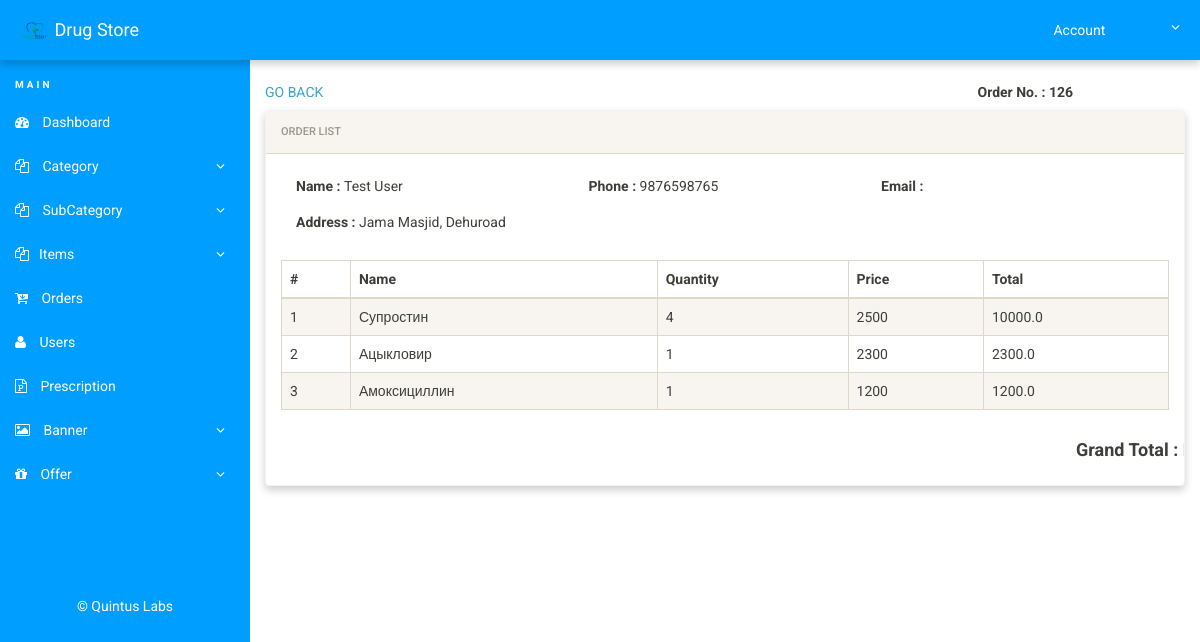
/admin/view-order.php?orderid=126 (signed in), run on the app's committed database.
### tables this page shows
CREATE TABLE `orders` (
  `id` int(11) NOT NULL,
  `status` varchar(50) NOT NULL,
  `user_id` int(11) NOT NULL,
  `date` timestamp NOT NULL DEFAULT current_timestamp() ON UPDATE current_timestamp(),
  `total` varchar(20) DEFAULT NULL,
  `name` varchar(200) DEFAULT NULL,
  `email` varchar(200) DEFAULT NULL,
  `phone` varchar(10) DEFAULT NULL,
  `address` text DEFAULT NULL,
  `city` varchar(200) DEFAULT NULL,
  `state` varchar(200) DEFAULT NULL,
  `zip_code` varchar(6) DEFAULT NULL,
  `landmark` text DEFAULT NULL
);

CREATE TABLE `users` (
  `id` int(11) NOT NULL,
  `name` varchar(100) DEFAULT NULL,
  `area` varchar(100) DEFAULT NULL,
  `address` text DEFAULT NULL,
  `state` varchar(100) DEFAULT NULL,
  `city` varchar(100) DEFAULT NULL,
  `zip` varchar(11) DEFAULT NULL,
  `mobile` varchar(30) DEFAULT NULL,
  `email` varchar(100) DEFAULT NULL,
  `password` text NOT NULL,
  `reset_code` varchar(6) DEFAULT NULL,
  `firebase_token` text DEFAULT NULL,
  `otp` int(6) DEFAULT NULL,
  `verified` tinyint(1) NOT NULL DEFAULT 0,
  `token` text DEFAULT NULL
);

CREATE TABLE `orderlist` (
  `id` int(50) NOT NULL,
  `order_id` int(10) NOT NULL,
  `itemName` varchar(500) NOT NULL,
  `itemQuantity` varchar(100) NOT NULL,
  `attribute` varchar(100) NOT NULL,
  `currency` varchar(100) NOT NULL,
  `itemImage` varchar(250) DEFAULT NULL,
  `itemPrice` varchar(30) NOT NULL,
  `itemTotal` varchar(50) NOT NULL
);

### admin/view-order.php (the view, shortened to what this page needs)
<?php
include('includes/config.php');
if(strlen($_SESSION['alogin'])==0)
{
header('location:index.php');
}
else{
if(isset($_REQUEST['orderid']))
{
$orderid=intval($_GET['orderid']);
}
?>
<!doctype html>
<html lang="en" class="no-js">
  <head>
    <link rel="stylesheet" href="css/font-awesome.min.css">
    <link rel="stylesheet" href="css/bootstrap.min.css">
    <link rel="stylesheet" href="css/dataTables.bootstrap.min.css">
    <link rel="stylesheet" href="css/bootstrap-social.css">
    <link rel="stylesheet" href="css/bootstrap-select.css">
    <link rel="stylesheet" href="css/fileinput.min.css">
    <link rel="stylesheet" href="css/awesome-bootstrap-checkbox.css">
    <link rel="stylesheet" href="css/style.css">
  </head>
  <body>
    <?php include('includes/header.php');?>
    <div class="ts-main-content">
      <?php include('includes/leftbar.php');?>
      <div class="content-wrapper">
        <div class="container-fluid">
          <div class="row">
            <div class="col-md-12">
              <div class="row">
                <div class="col-md-3 h5">
                  <a href="manage-orders.php"> GO BACK
                  </a>
                </div>
                <div class="col-md-3 h5">
                </div>
                <div class="col-md-3 h5">
                </div>
                <div class="col-md-3 h5">
                  <b>Order No. :
                    <?php echo htmlentities($orderid); ?>
                  </b>
                </div>
              </div>
              <div class="panel panel-default">
                <div class="panel-heading">Order List
                </div>
                <div class="panel-body">
                  <div class="container">
                    <div class="row">
                      <?php $sql = "SELECT orders.*, users.name, users.mobile, users.email,users.address from orders INNER JOIN users on orders.user_id=users.id AND  orders.id=".$orderid;
                        $query = $dbh -> prepare($sql);
                        $query->execute();
                        $result=$query->fetch(PDO::FETCH_OBJ);
                        ?>
                      <div class="col-md-3 h5">
                        <b>Name :
                        </b>
                        <?php echo htmlentities($result->name); ?>
                      </div>
                      <div class="col-md-3 h5">
                        <b>Phone :
                        </b>
                        <?php echo htmlentities($result->mobile); ?>
                      </div>
                      <div class="col-md-3 h5">
                        <b>Email :
                        </b>
                      </div>
                      </div>
                      <div class="row">
                        <div class="col-md-3 h5">
                          <b>Address :
                          </b>
                          <?php echo htmlentities($result->address); ?>
                        </div>
                    </div>
                  </div>
                  <br>
                  <table class="display table table-striped table-bordered table-hover" cellspacing="0" width="100%">
                    <thead>
                      <tr>
                        <th>#
                        </th>
                        <th>Name
                        </th>
                        <th>Quantity
                        </th>
                        <th>Price
                        </th>
                        <th>Total
                        </th>
                      </tr>
                    </thead>
                    <tbody>
                      <?php   $sql = "SELECT * from orderlist WHERE order_id=".$orderid;
                      $query = $dbh -> prepare($sql);
                      $query->execute();
                      $results=$query->fetchAll(PDO::FETCH_OBJ);
                      $cnt=1;
                      if($query->rowCount() > 0)
                      {
                      foreach($results as $result)
                      {				?>
                      <tr>
                        <td>
                          <?php echo htmlentities($cnt);?>
                        </td>
                        <td>
                          <?php echo htmlentities($result->itemName);?>
                        </td>
                        <td>
                          <?php echo htmlentities($result->itemQuantity);?>
                        </td>
                        <td>
                          <?php echo htmlentities($result->itemPrice);?>
                        </td>
                        <td>
                          <?php echo htmlentities($result->itemTotal);?>
                        </td>
                      </tr>
                      <?php $cnt=$cnt+1; }} ?>
                    </tbody>
                  </table>
                  <div class="container">
                    <div class="row">
                      <div class="col-md-8">
                      </div>
                      <?php
                        $sqlgd = "SELECT * from orders WHERE id=".$orderid;
                        $querygd = $dbh -> prepare($sqlgd);
                        $querygd->execute();
                        $resultgd=$querygd->fetch(PDO::FETCH_OBJ);
                        ?>
                      <div class="col-md-4 h4">
                        <b>Grand Total :
                          RS. <?php echo htmlentities($resultgd->total);?>
                        </b>
                      </div>
                    </div>
                  </div>
                </div>
              </div>
            </div>
          </div>
        </div>
      </div>
    </div>
  </body>
</html>
<?php } ?>

### admin/css/style.css (style rules this page uses)
html { font-size: 14px; }
@media only screen and (min-width: 480px) { html { font-size: 17px; } }
@media only screen and (min-width: 768px) { html { font-size: 14px; } }
body { font-size: 1em; }
a { color: #37a6c4; }
.panel { overflow: hidden; }
.ts-main-content .content-wrapper { padding-top: 15px; margin-top: 60px; }
@media only screen and (min-width: 992px) { .ts-main-content .content-wrapper { margin-left: 250px; } }
.panel-default { border-color: #f2f2f2; }
.panel { margin-bottom: 20px; background-color: #ffffff; border-radius: 4px; box-shadow: 0 4px 8px 0 rgba(0,0,0,0.2); }
.panel-heading { padding: 10px 15px; }

### data on the page
orders: user.name "Test User", user.mobile "9876598765", user.address "Jama Masjid, Dehuroad"
orderlist: itemName "Супростин", itemQuantity "4", itemPrice "2500", itemTotal "10000.0"
orderlist: itemName "Ацыкловир", itemQuantity "1", itemPrice "2300", itemTotal "2300.0"
orderlist: itemName "Амоксициллин", itemQuantity "1", itemPrice "1200", itemTotal "1200.0"

### other printed values
$orderid "126"
